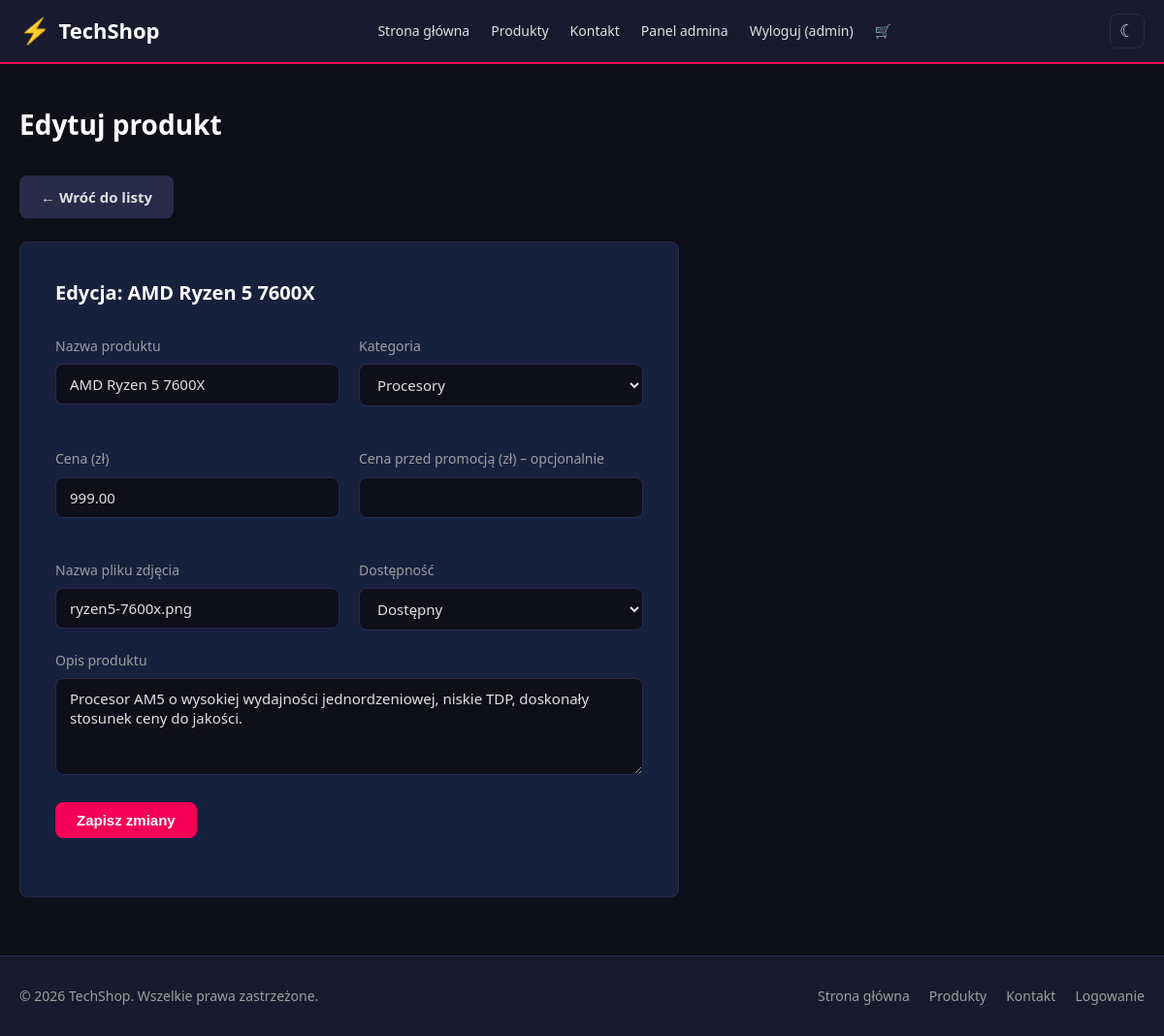
/admin/edytuj.php?id=4 (signed in), run on the app's committed database.
### tables this page shows
CREATE TABLE `produkty` (
  `id` int(11) NOT NULL,
  `nazwa` varchar(200) NOT NULL,
  `opis` text DEFAULT NULL,
  `cena` decimal(10,2) NOT NULL,
  `cena_przed` decimal(10,2) DEFAULT NULL,
  `zdjecie` varchar(255) DEFAULT 'brak.jpg',
  `kategoria_id` int(11) NOT NULL,
  `dostepnosc` tinyint(1) NOT NULL DEFAULT 1,
  `data_dodania` datetime NOT NULL DEFAULT current_timestamp()
);

CREATE TABLE `kategorie` (
  `id` int(11) NOT NULL,
  `nazwa` varchar(100) NOT NULL,
  `slug` varchar(100) NOT NULL
);

### admin/edytuj.php (the view, shortened to what this page needs)
<?php
require_once '../includes/db.php';
$id = isset($_GET['id']) ? (int)$_GET['id'] : 0;
$stmt = $pdo->prepare('SELECT * FROM produkty WHERE id = ?');
$stmt->execute([$id]);
$produkt = $stmt->fetch();
$kategorie = $pdo->query('SELECT * FROM kategorie ORDER BY nazwa')->fetchAll();
require_once '../includes/header.php';
?>
<div class="container page-admin">
    <h1 class="page-title">Edytuj produkt</h1>
    <a href="/michal-czelusta/admin/index.php" class="btn btn-secondary" style="margin-bottom:24px">&#8592; Wróć do listy</a>
    <div class="admin-form">
        <h2>Edycja: <?= htmlspecialchars($produkt['nazwa']) ?></h2>
        <form action="/michal-czelusta/admin/akcje.php" method="POST" id="formDodaj" novalidate>
            <div class="form-row">
                <div class="form-group">
                    <label for="nazwa">Nazwa produktu</label>
                    <input type="text" id="nazwa" name="nazwa" required
                           value="<?= htmlspecialchars($produkt['nazwa']) ?>">
                    <span class="form-error" id="nazwaError"></span>
                </div>
                <div class="form-group">
                    <label for="kategoria_id">Kategoria</label>
                    <select id="kategoria_id" name="kategoria_id" required>
                        <?php foreach ($kategorie as $k): ?>
                            <option value="<?= $k['id'] ?>"
                                <?= $k['id'] == $produkt['kategoria_id'] ? 'selected' : '' ?>>
                                <?= htmlspecialchars($k['nazwa']) ?>
                            </option>
                        <?php endforeach; ?>
                    </select>
                    <span class="form-error" id="kategoriaError"></span>
                </div>
            </div>
            <div class="form-row">
                <div class="form-group">
                    <label for="cena">Cena (zł)</label>
                    <input type="number" id="cena" name="cena" required min="0" step="0.01"
                           value="<?= $produkt['cena'] ?>">
                    <span class="form-error" id="cenaError"></span>
                </div>
                <div class="form-group">
                    <label for="cena_przed">Cena przed promocją (zł) – opcjonalnie</label>
                    <input type="number" id="cena_przed" name="cena_przed" min="0" step="0.01"
                           value="<?= $produkt['cena_przed'] ?? '' ?>">
                </div>
            </div>
            <div class="form-row">
                <div class="form-group">
                    <label for="zdjecie">Nazwa pliku zdjęcia</label>
                    <input type="text" id="zdjecie" name="zdjecie"
                           value="<?= htmlspecialchars($produkt['zdjecie']) ?>">
                </div>
                <div class="form-group">
                    <label for="dostepnosc">Dostępność</label>
                    <select id="dostepnosc" name="dostepnosc">
                        <option value="1" <?= $produkt['dostepnosc'] ? 'selected' : '' ?>>Dostępny</option>
                    </select>
                </div>
            </div>
            <div class="form-group">
                <label for="opis">Opis produktu</label>
                <textarea id="opis" name="opis"><?= htmlspecialchars($produkt['opis']) ?></textarea>
            </div>
            <button type="submit" class="btn btn-primary">Zapisz zmiany</button>
        </form>
    </div>
</div>
<?php require_once '../includes/footer.php'; ?>

### assets/css/style.css (style rules this page uses)
*, *::before, *::after { box-sizing: border-box; margin: 0; padding: 0; }
:root { --kolor-glowny: #f50057; --kolor-ciemny: #1a1a2e; --kolor-tlo: #0f0f1a; --kolor-karta: #16213e; --kolor-obramow: #2a2a4a; --kolor-tekst: #e0e0e0; --kolor-tekst-sl: #9e9e9e; --kolor-sukces: #4caf50; --kolor-blad: #f44336; --kolor-info: #2196f3; --font-glowny: 'Segoe UI', Arial, sans-serif; --radius: 8px; --cien: 0 2px 12px rgba(0,0,0,0.4); --transition: 0.2s ease; }
body { font-family: var(--font-glowny); background-color: var(--kolor-tlo); color: var(--kolor-tekst); font-size: 16px; line-height: 1.6; min-height: 100vh; display: flex; flex-direction: column; }
a { color: var(--kolor-glowny); text-decoration: none; }
.container { width: 100%; max-width: 1200px; margin: 0 auto; padding: 0 20px; }
.btn { display: inline-block; padding: 10px 22px; border-radius: var(--radius); font-size: 15px; font-weight: 600; cursor: pointer; border: none; transition: opacity var(--transition), background-color var(--transition); text-align: center; }
.btn-primary { background-color: var(--kolor-glowny); color: #fff; }
.btn-secondary { background-color: var(--kolor-obramow); color: var(--kolor-tekst); }
.page-title { font-size: 28px; font-weight: 700; color: #fff; margin-bottom: 30px; }
.form-group { margin-bottom: 20px; }
.form-group label { display: block; font-size: 14px; color: var(--kolor-tekst-sl); margin-bottom: 7px; }
.form-group input, .form-group select, .form-group textarea { width: 100%; background-color: var(--kolor-tlo); border: 1px solid var(--kolor-obramow); border-radius: var(--radius); color: var(--kolor-tekst); padding: 10px 14px; font-size: 15px; font-family: var(--font-glowny); transition: border-color var(--transition); }
.form-group textarea { resize: vertical; min-height: 100px; }
.form-error { display: block; color: var(--kolor-blad); font-size: 13px; margin-top: 5px; min-height: 18px; }
.page-admin { padding-top: 40px; }
.page-admin .btn { margin-bottom: 24px; }
.admin-form { background-color: var(--kolor-karta); border: 1px solid var(--kolor-obramow); border-radius: var(--radius); padding: 36px; max-width: 680px; }
.admin-form h2 { font-size: 20px; color: #fff; margin-bottom: 28px; }
.form-row { display: grid; grid-template-columns: 1fr 1fr; gap: 20px; }

### data on the page
produkty: nazwa "AMD Ryzen 5 7600X", kategoria_id "Procesory", cena "999.00", zdjecie "ryzen5-7600x.png", dostepnosc "Dostępny", opis "Procesor AM5 o wysokiej wydajności jednordzeniowej, niskie TDP, doskonały stosunek ceny do jakości."

### other printed values
$_SESSION['nazwa'] "admin"
